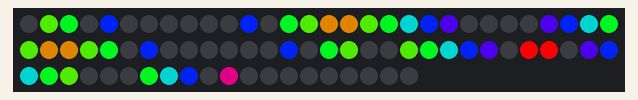
This sketch was run on a simulated Arduino Uno, built with avr-gcc and run on an emulated ATmega328P. Parts: 80 RGB LEDs in strip order, left to right, continuing on the next row.

Above: at 0.09 s.
At 0.53 s:
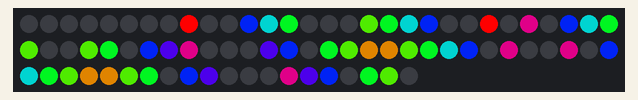
At 1.09 s:
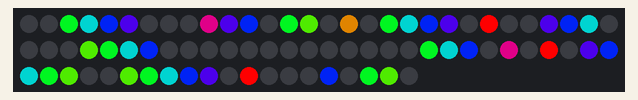
At 2.1 s:
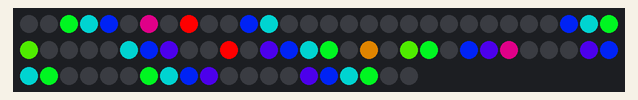
At 3.11 s:
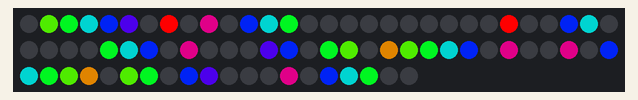
At 4.11 s:
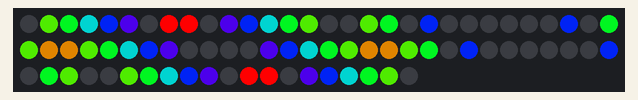

The sketch:

skirt2013.ino
```cpp
#include "LPD8806.h"
#include "SPI.h"

int palette[] = {
   48, 96, 144, 192, 240, 288, 336, 384
};

int party[] PROGMEM = {
  0, 0, 0, 0, 0, 0, 0, 0, 0, 0, 0, 0, 0, 0, 0, 0, 0, 0, 0, 0, 0, 1, 0, 0, 0, 0, 0, 0, 0, 0, 0, 0, 1, 1, 0, 1, 1, 0, 0, 0, 0, 0, 0,
  0, 0, 0, 0, 0, 0, 0, 0, 0, 0, 0, 0, 0, 0, 0, 0, 0, 0, 0, 0, 0, 1, 0, 0, 0, 0, 0, 0, 0, 0, 0, 1, 0, 0, 0, 0, 0, 1, 0, 0, 1, 0, 0,
  0, 0, 1, 0, 1, 1, 0, 0, 0, 1, 1, 1, 0, 0, 1, 0, 1, 1, 0, 0, 1, 1, 1, 0, 1, 0, 0, 0, 1, 0, 1, 0, 0, 0, 0, 0, 0, 0, 1, 0, 1, 0, 0,
  0, 0, 1, 1, 0, 0, 1, 0, 0, 0, 0, 0, 1, 0, 1, 1, 0, 0, 1, 0, 0, 1, 0, 0, 1, 0, 0, 0, 1, 0, 1, 0, 0, 0, 0, 0, 0, 0, 1, 0, 0, 0, 0,
  0, 0, 1, 0, 0, 0, 1, 0, 0, 1, 1, 1, 1, 0, 1, 0, 0, 0, 0, 0, 0, 1, 0, 0, 1, 0, 0, 0, 1, 0, 1, 0, 0, 0, 0, 0, 0, 0, 1, 0, 0, 0, 0,
  1, 0, 1, 1, 1, 1, 0, 0, 1, 0, 0, 0, 1, 0, 1, 0, 0, 0, 0, 0, 0, 1, 0, 0, 0, 1, 1, 1, 1, 0, 0, 1, 0, 0, 0, 0, 0, 1, 0, 0, 1, 0, 0,
  1, 0, 1, 0, 0, 0, 0, 0, 0, 1, 1, 1, 1, 0, 1, 0, 0, 0, 0, 0, 0, 0, 1, 0, 0, 0, 0, 0, 1, 0, 0, 0, 1, 1, 0, 1, 1, 0, 0, 0, 1, 0, 0,
  0, 0, 1, 0, 0, 0, 0, 0, 0, 0, 0, 0, 0, 0, 0, 0, 0, 0, 0, 0, 0, 0, 0, 0, 1, 1, 1, 1, 0, 0, 0, 0, 0, 0, 0, 0, 0, 0, 0, 0, 1, 0, 0,
};

int spaceInvaders[] PROGMEM = {
  0, 0, 0, 0, 0, 1, 1, 1, 1, 0, 0, 0, 0,  0, 0, 0, 1, 0, 0, 0, 0, 0, 1, 0, 0,  0, 0, 0, 0, 1, 1, 0, 0, 0,
  0, 0, 2, 2, 2, 2, 2, 2, 2, 2, 2, 2, 0,  0, 0, 0, 0, 2, 0, 0, 0, 2, 0, 0, 0,  0, 0, 0, 2, 2, 2, 2, 0, 0,
  0, 3, 3, 3, 3, 3, 3, 3, 3, 3, 3, 3, 3,  0, 0, 0, 3, 3, 3, 3, 3, 3, 3, 0, 0,  0, 0, 3, 3, 3, 3, 3, 3, 0,
  0, 4, 4, 4, 0, 0, 4, 4, 0, 0, 4, 4, 4,  0, 0, 4, 4, 0, 4, 4, 4, 0, 4, 4, 0,  0, 4, 4, 0, 4, 4, 0, 4, 4,
  0, 5, 5, 5, 5, 5, 5, 5, 5, 5, 5, 5, 5,  0, 5, 5, 5, 5, 5, 5, 5, 5, 5, 5, 5,  0, 5, 5, 5, 5, 5, 5, 5, 5,
  0, 0, 0, 0, 6, 6, 0, 0, 6, 6, 0, 0, 0,  0, 6, 0, 6, 6, 6, 6, 6, 6, 6, 0, 6,  0, 0, 0, 6, 0, 0, 6, 0, 0,
  0, 0, 0, 7, 7, 0, 7, 7, 0, 7, 7, 0, 0,  0, 7, 0, 7, 0, 0, 0, 0, 0, 7, 0, 7,  0, 0, 7, 0, 7, 7, 0, 7, 0,
  0, 8, 8, 0, 0, 0, 0, 0, 0, 0, 0, 8, 8,  0, 0, 0, 0, 8, 8, 0, 8, 8, 0, 0, 0,  0, 8, 0, 8, 0, 0, 8, 0, 8,
};

int spaceInvaders2[] PROGMEM = {
  0, 0, 0, 0, 0, 1, 1, 1, 1, 0, 0, 0, 0,  0, 0, 0, 1, 0, 0, 0, 0, 0, 1, 0, 0,  0, 0, 0, 0, 1, 1, 0, 0, 0,
  0, 0, 2, 2, 2, 2, 2, 2, 2, 2, 2, 2, 0,  0, 2, 0, 0, 2, 0, 0, 0, 2, 0, 0, 2,  0, 0, 0, 2, 2, 2, 2, 0, 0,
  0, 3, 3, 3, 3, 3, 3, 3, 3, 3, 3, 3, 3,  0, 3, 0, 3, 3, 3, 3, 3, 3, 3, 0, 3,  0, 0, 3, 3, 3, 3, 3, 3, 0,
  0, 4, 4, 4, 0, 0, 4, 4, 0, 0, 4, 4, 4,  0, 4, 4, 4, 0, 4, 4, 4, 0, 4, 4, 4,  0, 4, 4, 0, 4, 4, 0, 4, 4,
  0, 5, 5, 5, 5, 5, 5, 5, 5, 5, 5, 5, 5,  0, 5, 5, 5, 5, 5, 5, 5, 5, 5, 5, 5,  0, 5, 5, 5, 5, 5, 5, 5, 5,
  0, 0, 6, 6, 0, 0, 6, 6, 0, 0, 6, 6, 0,  0, 0, 6, 6, 6, 6, 6, 6, 6, 6, 6, 0,  0, 0, 0, 6, 0, 0, 6, 0, 0,
  0, 7, 0, 0, 0, 0, 0, 0, 0, 0, 0, 0, 7,  0, 0, 0, 0, 7, 0, 0, 0, 7, 0, 0, 0,  0, 0, 7, 0, 7, 7, 0, 7, 0,
  0, 0, 8, 8, 0, 0, 0, 0, 0, 0, 8, 8, 0,  0, 0, 0, 8, 0, 0, 0, 0, 0, 8, 0, 0,  0, 8, 0, 0, 0, 0, 0, 0, 8,
};

 int clearScreen[] PROGMEM = {
    0, 0, 0, 0, 0, 0, 0, 0,
    0, 0, 0, 0, 0, 0, 0, 0,
    0, 0, 0, 0, 0, 0, 0, 0,
    0, 0, 0, 0, 0, 0, 0, 0,
    0, 0, 0, 0, 0, 0, 0, 0,
    0, 0, 0, 0, 0, 0, 0, 0,
    0, 0, 0, 0, 0, 0, 0, 0,
    0, 0, 0, 0, 0, 0, 0, 0
};

 int fullScreen[] PROGMEM = {
    1, 1, 1, 1, 1, 1, 1, 1,
    1, 1, 1, 1, 1, 1, 1, 1,
    1, 1, 1, 1, 1, 1, 1, 1,
    1, 1, 1, 1, 1, 1, 1, 1,
    1, 1, 1, 1, 1, 1, 1, 1,
    1, 1, 1, 1, 1, 1, 1, 1,
    1, 1, 1, 1, 1, 1, 1, 1,
    1, 1, 1, 1, 1, 1, 1, 1
};

struct Image {
  int width, height, *pixels;
};

struct Image party_image = {
  43, 8, party
};

struct Image spaceInv_image = {
  34, 8,
  spaceInvaders
};

struct Image spaceInv2_image = {
  34, 8,
  spaceInvaders2
};

struct Image clear_image = {
   8, 8,
   clearScreen
};

struct Image full_image = {
   8, 8,
   fullScreen
};

// Number of RGB LEDs in strand:
int LEDsW = 10;
int LEDsH = 8;

// Chose 2 pins for output; can be any valid output pins:
int dataPin  = 2;
int clockPin = 3;

LPD8806 strip = LPD8806(LEDsW * LEDsH, dataPin, clockPin);

//start, default off
void setup() {
  Serial.begin(9600);
  strip.begin();
  strip.show();
}

void loop() {
  //scrollImage(&party_image, 60);
  //strip.setPixelColor(39, strip.Color(0,   0, 127));
  //strip.show();

  scrollAndAlternateImage(&spaceInv_image, &spaceInv2_image, 4, 90);
}

void displayImage(struct Image image){
  int width = image.width;
  const int* pixels = image.pixels;

  for(int y=0; y<LEDsH; y++){
     for(int x=0; x<LEDsW; x++){
       int colorIdx = pgm_read_byte(&pixels[y*width + x%width]);
       int color = 0;
       if (colorIdx != 0){
         color = palette[colorIdx-1];
       }
       setLED(x, y, color);

     }
   }
    strip.show();
}

//todo fix to be dynamic
void scrollImage(struct Image *image, int del){
  int width = image->width;
  const int *pixels = image->pixels;
  //strip.show();
  //iterate through each column of the image at an offset
  for(int i=0; i<width; i++){
    //update the display
    for(int y=0; y<LEDsH; y++){
      for(int x=0; x<LEDsW; x++){
        int colorIdx = pgm_read_byte(&pixels[y*width + (x + i)%width]);
        int color = 0;
        if (colorIdx != 0){
          color = palette[colorIdx-1];
        }
        setLED(x, y, color);

      }
    }
    strip.show();
    delay(del);
  }
}

//Alternate between two images while scrolling
void scrollAndAlternateImage(struct Image *image1, struct Image *image2, int altDelay, int del){
  int width = image1->width;

  //iterate through each column of the image at an offset
  for(int i=0; i<width; i++){
    const int *pixels ;
    if (i&altDelay) {
      pixels = image1->pixels;
    }
    else {
     pixels = image2->pixels;
    }

    //update the display
    for(int y=0; y<LEDsH; y++){
      for(int x=0; x<LEDsW; x++){
        int colorIdx = pgm_read_byte(&pixels[y*width + (x + i)%width]);
        int color = 0;
        if (colorIdx != 0){
          color = palette[colorIdx-1];
        }
        setLED(x, y, color);
      }
    }
    strip.show();
    delay(del);
  }
}


//sets an LED of x,y
//color is 0-385, with 0 being off
void setLED(uint32_t x, uint32_t y, uint32_t color){
  int ledAddr = (LEDsH * ((LEDsW-1)-x)) + (((x&1)==0)?((LEDsH-1)-y):(y));
  strip.setPixelColor(ledAddr, color==0?color:Wheel(color-1));
}

void clearLEDs(){
  for(int y=0; y<LEDsH; y++){
    for(int x=0; x<LEDsW; x++){
      setLED(x,y,0);
    }
  }
}

//Input a value 0 to 384 to get a color value.
//The colours are a transition r - g -b - back to r

uint32_t Wheel(uint16_t WheelPos)
{
  byte r, g, b;
  switch(WheelPos / 128)
  {
    case 0:
      r = 127 - WheelPos % 128;   //Red down
      g = WheelPos % 128;      // Green up
      b = 0;                  //blue off
      break;
    case 1:
      g = 127 - WheelPos % 128;  //green down
      b = WheelPos % 128;      //blue up
      r = 0;                  //red off
      break;
    case 2:
      b = 127 - WheelPos % 128;  //blue down
      r = WheelPos % 128;      //red up
      g = 0;                  //green off
      break;
  }
  return(strip.Color(r,g,b));
}
```

Measured:
- by itself, everything shown: repeats every 3.8 s, in 34 steps
